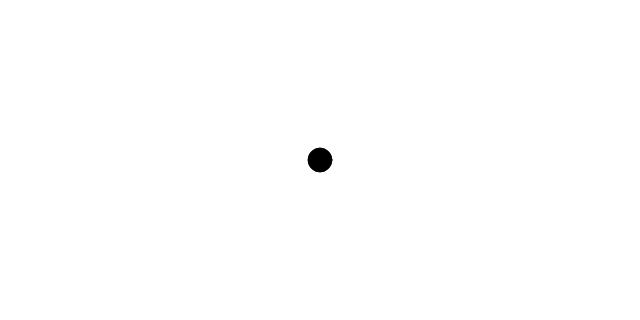
Frame 1 (no input)
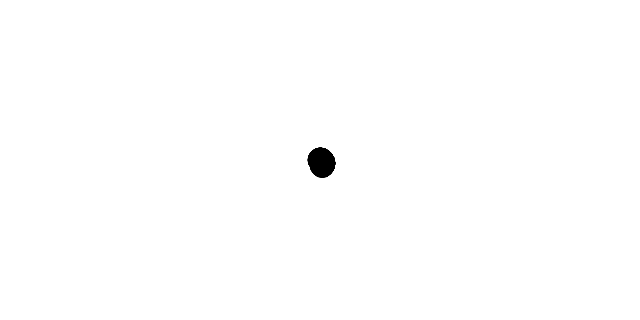
Frame 60 (no input)
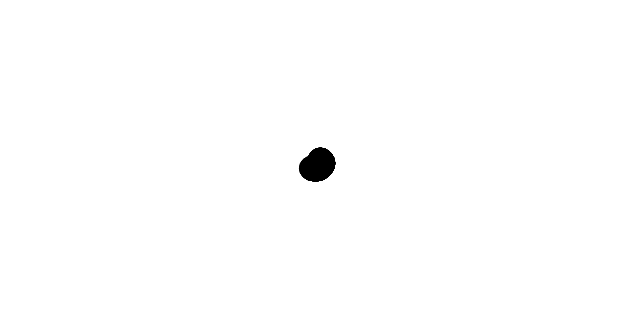
Frame 120 (the mouse pressed at the canvas centre since frame 60)

The p5.js sketch that drew these frames (run headless with seeded random() and noise() and a simulated clock; from frame 60 on, the mouse is pressed at the canvas centre):

// p5.js sketch
// ── sketch.js
let r;
let theta;

function setup() {
    createCanvas(640, 320);

    r = 0;
    theta = 0;
}

function draw() {

    translate(width / 2, height / 2);

    // let x = ra * cos(theta);
    // let y = r * sin(theta);

    let position = p5.Vector.fromAngle(theta);
    position.mult(r);

    fill(0);
    stroke(0);

    circle(position.x, position.y, 24);

    theta += 0.02;
    r += 0.1;
}
